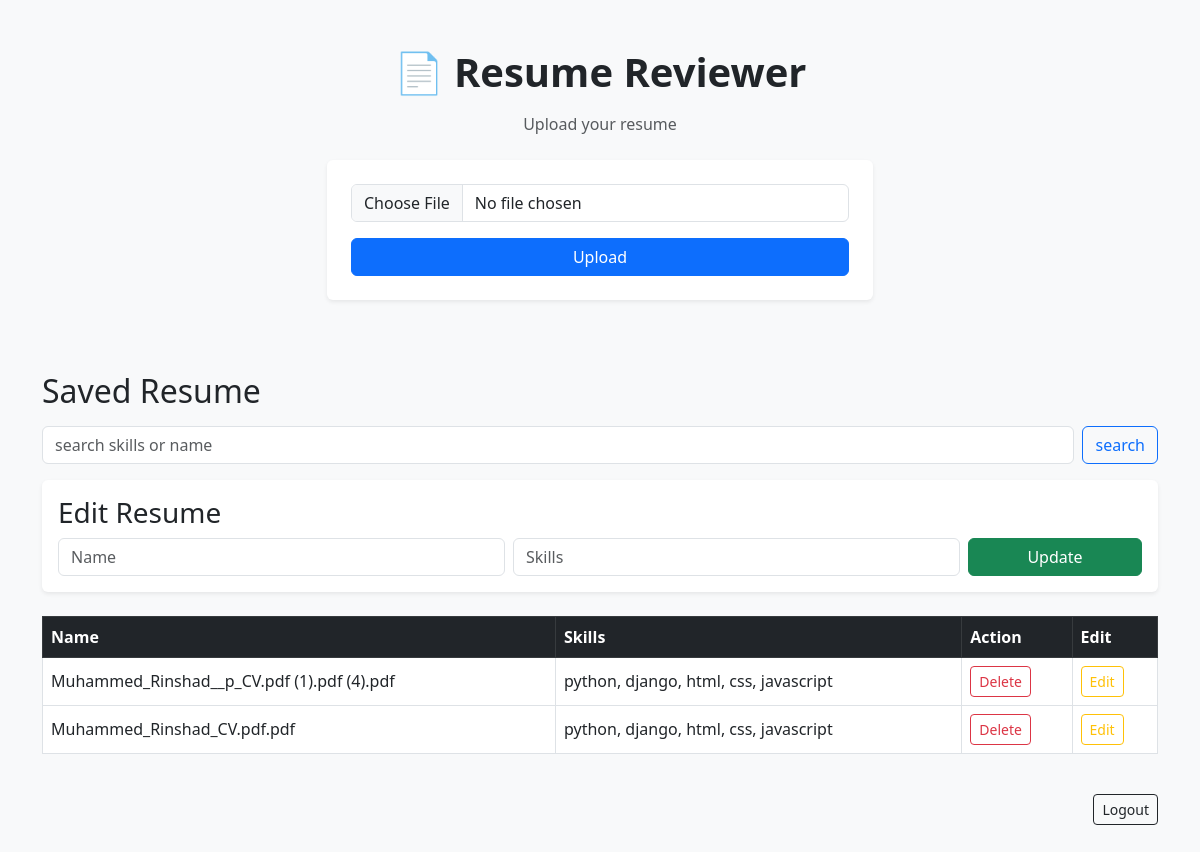
The page / (signed in) on the database as committed earlier.
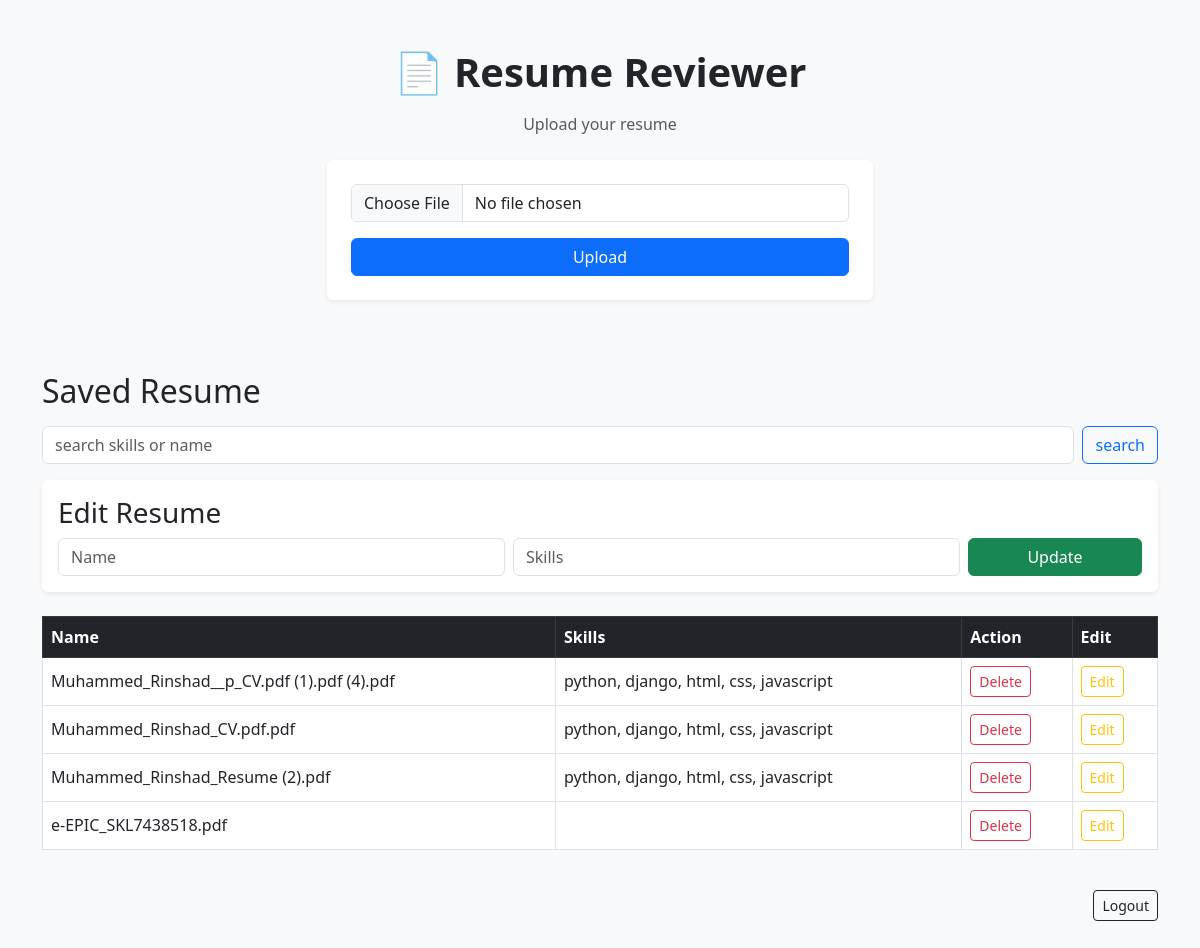
The same page on the database as committed later.
### resume_app/models.py (models this page shows, shortened)
class Resume(models.Model):
    user = models.ForeignKey(User, on_delete=models.CASCADE)
    name = models.CharField(max_length=100)
    skills = models.TextField()

### resume_app/views.py (the view, shortened to what this page needs)
# urls.py: path('', views.index,name = "index"),
def index(request):
    if not request.user.is_authenticated:
        return redirect("login")
    feedback = []
    data = Resume.objects.filter(user = request.user)
    return render(request, "home.html", {
        "feedback": feedback,
        "data" : data
        })

### resume_app/templates/home.html (shortened to what this page needs)
<!DOCTYPE html>
<html lang="en">
<head>
    <link href="https://cdn.jsdelivr.net/npm/bootstrap@5.3.0/dist/css/bootstrap.min.css" rel="stylesheet">
</head>
<body class="bg-light">
<div class="container py-5">
    <h1 class="text-center fw-bold mb-3">📄 Resume Reviewer</h1>
    <p class="text-center text-muted mb-4"> Upload your resume</p>
<div class="row justify-content-center">
    <div class="col-md-6">
    <form method="post" enctype="multipart/form-data" class="card p-4 shadow-sm border-0">
        <input type="file" name="resume" class="form-control mb-3" required>
        <button type="submit" class="btn btn-primary w-100"> Upload </button>
    </form>
    </div>
</div>
<div class="mt-5">
    <h2 class="mb-3">Saved Resume</h2>
    <form method="POST" class="d-flex gap-2 mb-3">
        <input type="text" name="search" placeholder="search skills or name" class="form-control" required>
        <button type="submit" class="btn btn-outline-primary">search</button>
    </form>
    </div>
<div class="card p-3 mb-4 shadow-sm border-0">
    <h3>Edit Resume</h3>
    <form method="POST" class="row g-2">
    <div class="col-md-5">
        <input type="text" name="name" placeholder="Name" value="{{ edit_data.name}}" class="form-control" required>
    </div>
    <div class="col-md-5">
        <input type="text" name="skills" placeholder="Skills" value="{{ edit_data.skills }}" class="form-control" required>
    </div>
        <div class="col-md-2">
            <button class="btn btn-success w-100">Update</button>
        </div>
    </form>
</div>
<div class="table-responsive">
    <table class="table table-hover table-bordered align-middle bg-white">
        <thead class="table-dark">
        <tr>
            <th>Name</th>
            <th>Skills</th>
            <th>Action</th>
            <th>Edit</th>
        </tr>
        </thead>
        <tbody>
    {% for item in data %}
        <tr>
            <td>{{ item.name }} </td>
            <td>{{ item.skills}} </td>
            <td>
            <div class="d-flex gap-2">
                <form method="POST">
                    <button class="btn btn-sm btn-outline-danger" >Delete</button>
                </form>
            </td>
            <td>
                <form method="POST">
                    <button class="btn btn-sm btn-outline-warning">Edit</button>
                </form>
            </td>
        </tr>
        </div>
    {% endfor %}
    <div class="text-end mt-4">
    <form method="POST" action="{% url 'logout' %}">
        <button class="btn btn-outline-dark btn-sm">Logout</button>
    </form>
    </div>
</body>
</html>

Rows that differ between the two databases and show on the page:
added Resume: name "Muhammed_Rinshad_Resume (2).pdf", skills "python, django, html, css, javascript"
added Resume: name "e-EPIC_SKL7438518.pdf"
